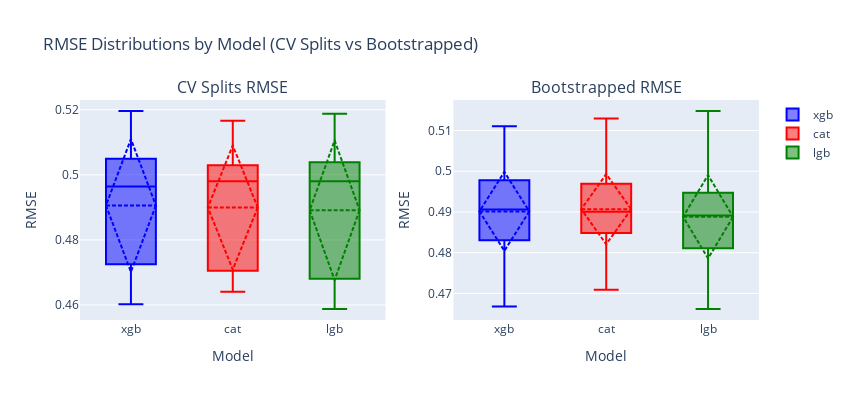

Notebook source saved alongside this figure:
### Code cell
import plotly.express as px
import plotly.graph_objects as go
from plotly.subplots import make_subplots

# Create subplot layout
fig = make_subplots(rows=1, cols=2, subplot_titles=("CV Splits RMSE", "Bootstrapped RMSE"))

# Define model colors
color_map = {'lgb': 'green', 'xgb': 'blue', 'cat': 'red'}

# First plot: CV splits
for model in df_rmses["model"].unique():
    fig.add_trace(
        go.Box(
            y=df_rmses[df_rmses["model"] == model]["rmse"],
            name=model,
            marker_color=color_map.get(model, "gray"),
            boxmean="sd"
        ),
        row=1, col=1
    )

# Second plot: Bootstrapped
for model in df_rmses_bs["model"].unique():
    fig.add_trace(
        go.Box(
            y=df_rmses_bs[df_rmses_bs["model"] == model]["rmse"],
            name=model,
            marker_color=color_map.get(model, "gray"),
            boxmean="sd",
            showlegend=False
        ),
        row=1, col=2
    )

# Layout adjustments
fig.update_layout(
    height=400,
    width=850,
    title_text="RMSE Distributions by Model (CV Splits vs Bootstrapped)"
)

fig.update_yaxes(title_text="RMSE", row=1, col=1)
fig.update_yaxes(title_text="RMSE", row=1, col=2)
fig.update_xaxes(title_text="Model", row=1, col=1)
fig.update_xaxes(title_text="Model", row=1, col=2)

fig.show()

### Figure 1 — Plotly figure (JSON) as saved in the notebook; plotly's stock layout.template omitted (floating-point values rounded to 4 significant figures; data arrays with more than 128 entries replaced by an {"elided": "..."} marker saying what was removed)
{"data": [{"boxmean": "sd", "marker": {"color": "blue"}, "name": "xgb", "type": "box", "xaxis": "x", "y": [0.4964, 0.4602, 0.5, 0.5196, 0.4766], "yaxis": "y"}, {"boxmean": "sd", "marker": {"color": "red"}, "name": "cat", "type": "box", "xaxis": "x", "y": [0.4984, 0.464, 0.498, 0.5167, 0.4727], "yaxis": "y"}, {"boxmean": "sd", "marker": {"color": "green"}, "name": "lgb", "type": "box", "xaxis": "x", "y": [0.4989, 0.4588, 0.498, 0.5188, 0.4711], "yaxis": "y"}, {"boxmean": "sd", "marker": {"color": "blue"}, "name": "xgb", "showlegend": false, "type": "box", "xaxis": "x2", "y": {"elided": "200 float values"}, "yaxis": "y2"}, {"boxmean": "sd", "marker": {"color": "red"}, "name": "cat", "showlegend": false, "type": "box", "xaxis": "x2", "y": {"elided": "200 float values"}, "yaxis": "y2"}, {"boxmean": "sd", "marker": {"color": "green"}, "name": "lgb", "showlegend": false, "type": "box", "xaxis": "x2", "y": {"elided": "200 float values"}, "yaxis": "y2"}], "layout": {"annotations": [{"font": {"size": 16}, "showarrow": false, "text": "CV Splits RMSE", "x": 0.225, "xanchor": "center", "xref": "paper", "y": 1, "yanchor": "bottom", "yref": "paper"}, {"font": {"size": 16}, "showarrow": false, "text": "Bootstrapped RMSE", "x": 0.775, "xanchor": "center", "xref": "paper", "y": 1, "yanchor": "bottom", "yref": "paper"}], "height": 400, "title": {"text": "RMSE Distributions by Model (CV Splits vs Bootstrapped)"}, "width": 850, "xaxis": {"anchor": "y", "domain": [0, 0.45], "title": {"text": "Model"}}, "xaxis2": {"anchor": "y2", "domain": [0.55, 1], "title": {"text": "Model"}}, "yaxis": {"anchor": "x", "domain": [0, 1], "title": {"text": "RMSE"}}, "yaxis2": {"anchor": "x2", "domain": [0, 1], "title": {"text": "RMSE"}}}}
